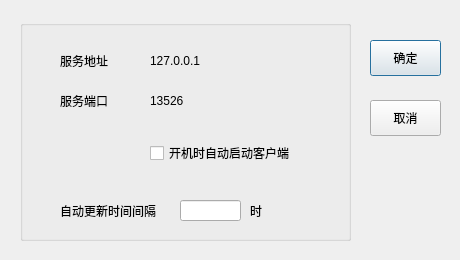
<?xml version="1.0" encoding="UTF-8"?>
<ui version="4.0">
 <class>sysSettingDlg</class>
 <widget class="QDialog" name="sysSettingDlg">
  <property name="geometry">
   <rect>
    <x>0</x>
    <y>0</y>
    <width>460</width>
    <height>260</height>
   </rect>
  </property>
  <property name="sizePolicy">
   <sizepolicy hsizetype="Preferred" vsizetype="Preferred">
    <horstretch>0</horstretch>
    <verstretch>0</verstretch>
   </sizepolicy>
  </property>
  <property name="minimumSize">
   <size>
    <width>460</width>
    <height>260</height>
   </size>
  </property>
  <property name="maximumSize">
   <size>
    <width>460</width>
    <height>260</height>
   </size>
  </property>
  <property name="windowTitle">
   <string>系统设置</string>
  </property>
  <widget class="QPushButton" name="comfirmButton">
   <property name="geometry">
    <rect>
     <x>370</x>
     <y>40</y>
     <width>71</width>
     <height>36</height>
    </rect>
   </property>
   <property name="text">
    <string>确定</string>
   </property>
  </widget>
  <widget class="QGroupBox" name="groupBox">
   <property name="geometry">
    <rect>
     <x>20</x>
     <y>20</y>
     <width>331</width>
     <height>221</height>
    </rect>
   </property>
   <property name="title">
    <string/>
   </property>
   <widget class="QLabel" name="serverPortNameLabel">
    <property name="geometry">
     <rect>
      <x>40</x>
      <y>70</y>
      <width>71</width>
      <height>22</height>
     </rect>
    </property>
    <property name="text">
     <string>服务端口</string>
    </property>
   </widget>
   <widget class="QLabel" name="serverAddrNameLable">
    <property name="geometry">
     <rect>
      <x>40</x>
      <y>30</y>
      <width>71</width>
      <height>22</height>
     </rect>
    </property>
    <property name="text">
     <string>服务地址</string>
    </property>
   </widget>
   <widget class="QCheckBox" name="autoStartCheckBox">
    <property name="geometry">
     <rect>
      <x>130</x>
      <y>120</y>
      <width>171</width>
      <height>26</height>
     </rect>
    </property>
    <property name="text">
     <string>开机时自动启动客户端</string>
    </property>
   </widget>
   <widget class="QLabel" name="autoUpIntervalLabel">
    <property name="geometry">
     <rect>
      <x>40</x>
      <y>180</y>
      <width>131</width>
      <height>22</height>
     </rect>
    </property>
    <property name="text">
     <string>自动更新时间间隔</string>
    </property>
   </widget>
   <widget class="QLabel" name="hourLabel">
    <property name="geometry">
     <rect>
      <x>230</x>
      <y>180</y>
      <width>63</width>
      <height>22</height>
     </rect>
    </property>
    <property name="text">
     <string>时</string>
    </property>
   </widget>
   <widget class="QLabel" name="serverAddrContentLabel">
    <property name="geometry">
     <rect>
      <x>130</x>
      <y>30</y>
      <width>161</width>
      <height>22</height>
     </rect>
    </property>
    <property name="text">
     <string>127.0.0.1</string>
    </property>
   </widget>
   <widget class="QLabel" name="serverPortContentLabel">
    <property name="geometry">
     <rect>
      <x>130</x>
      <y>70</y>
      <width>161</width>
      <height>22</height>
     </rect>
    </property>
    <property name="text">
     <string>13526</string>
    </property>
   </widget>
   <widget class="QLineEdit" name="timelineEdit">
    <property name="geometry">
     <rect>
      <x>160</x>
      <y>180</y>
      <width>61</width>
      <height>21</height>
     </rect>
    </property>
   </widget>
  </widget>
  <widget class="QPushButton" name="cancelButton">
   <property name="geometry">
    <rect>
     <x>370</x>
     <y>100</y>
     <width>71</width>
     <height>36</height>
    </rect>
   </property>
   <property name="text">
    <string>取消</string>
   </property>
  </widget>
 </widget>
 <resources/>
 <connections/>
</ui>
